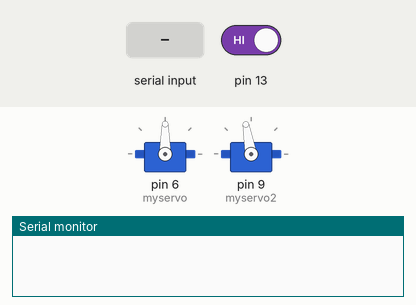
Bench run of a sketch on a simulated Arduino Uno, built with avr-gcc and run on an emulated ATmega328P. On the bench: 2 × servo, the last lines printed to the serial monitor. The test bench sets the inputs (shaded band); at power-on: pin 13 HIGH.

Above: at 1.2 s.
1.3 s: "can\n" received over Serial
At 1.7 s:
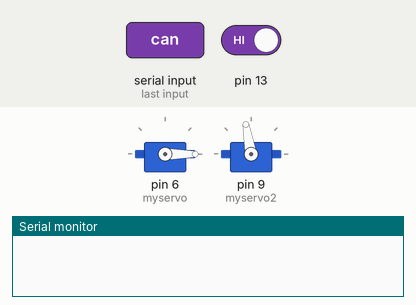
2.8 s: pin 13 driven LOW
At 3.8 s:
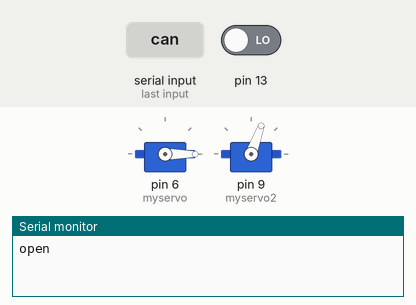
Timing chart, 0 to 5.8 s (numbered marks = the images above; inputs shaded):
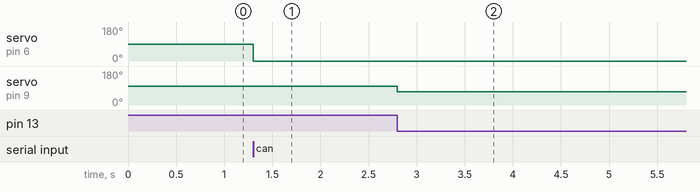

The sketch:

Arduino_Code.ino
```cpp
#include <Servo.h>

Servo myservo;
Servo myservo2;
String receivedData = "";

void setup() {
  Serial.begin(9600);
  myservo.attach(6);
  myservo2.attach(9);
  pinMode(13, INPUT);
  myservo2.write(100);
}

void loop() {
  if (digitalRead(13) == 0) {
    myservo2.write(70);
    delay(5000);
    Serial.println("close");
  }

  if (Serial.available() > 0) {
    char c = Serial.read();
    receivedData += c;
    if (c == '\n') {
      receivedData.trim();
      if (receivedData == "can") {
        myservo.write(0);
      } else if (receivedData == "glass") {
        myservo.write(90);
      } else if (receivedData == "paper") {
        myservo.write(90);
      } else if (receivedData == "plastic") {
        myservo.write(180);
      }
      delay(1000);
      receivedData = "";
      myservo2.write(100);
      Serial.println("open");
      Serial.flush();
    }
  }
}
```

Measured:
- after the input at 1.3 s, servo on pin 6 (myservo): 90° → 0° at once
- after the input at 2.8 s, servo on pin 9 (myservo2): 100° → 70° at once
